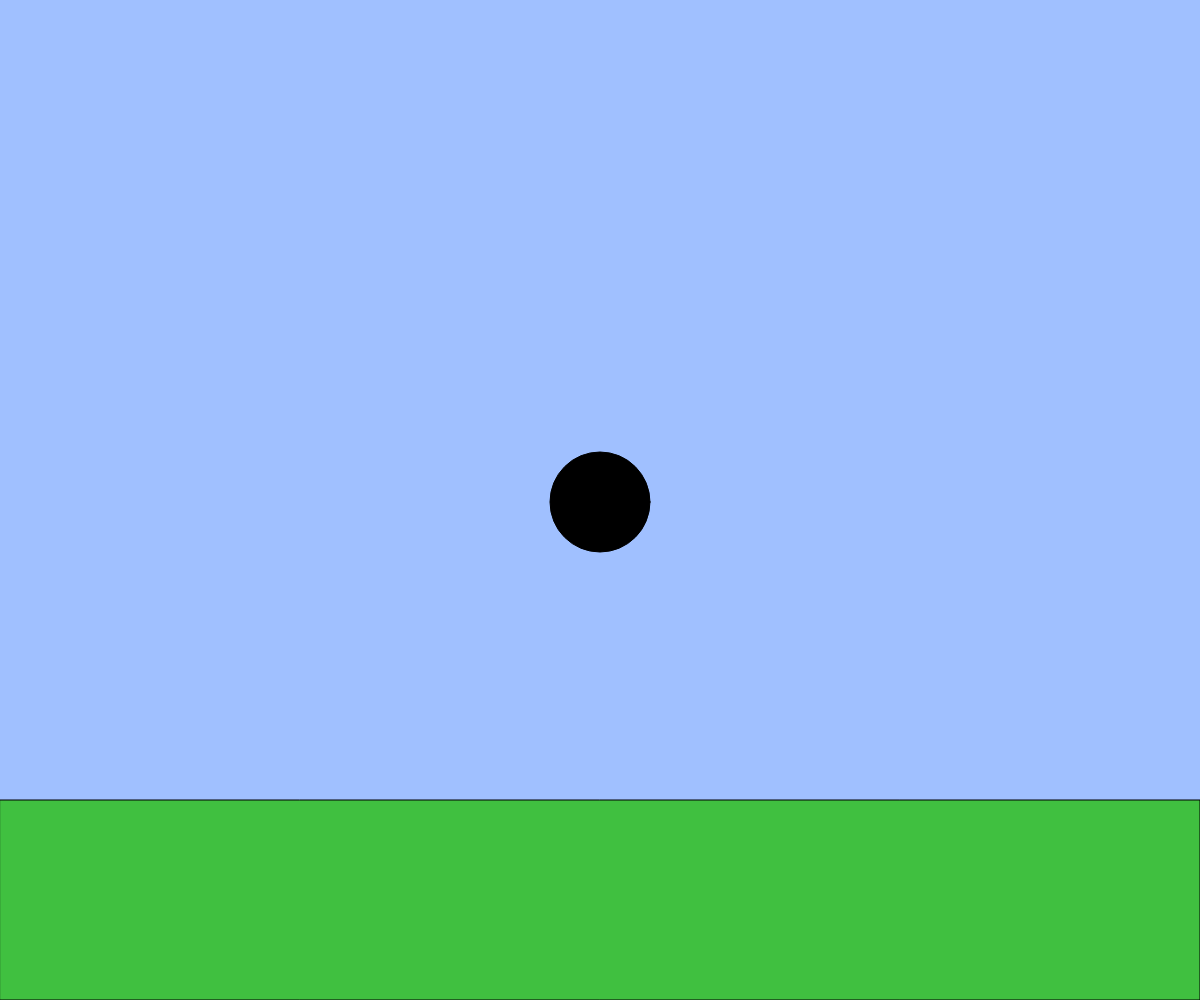
Frame 1 (no input)
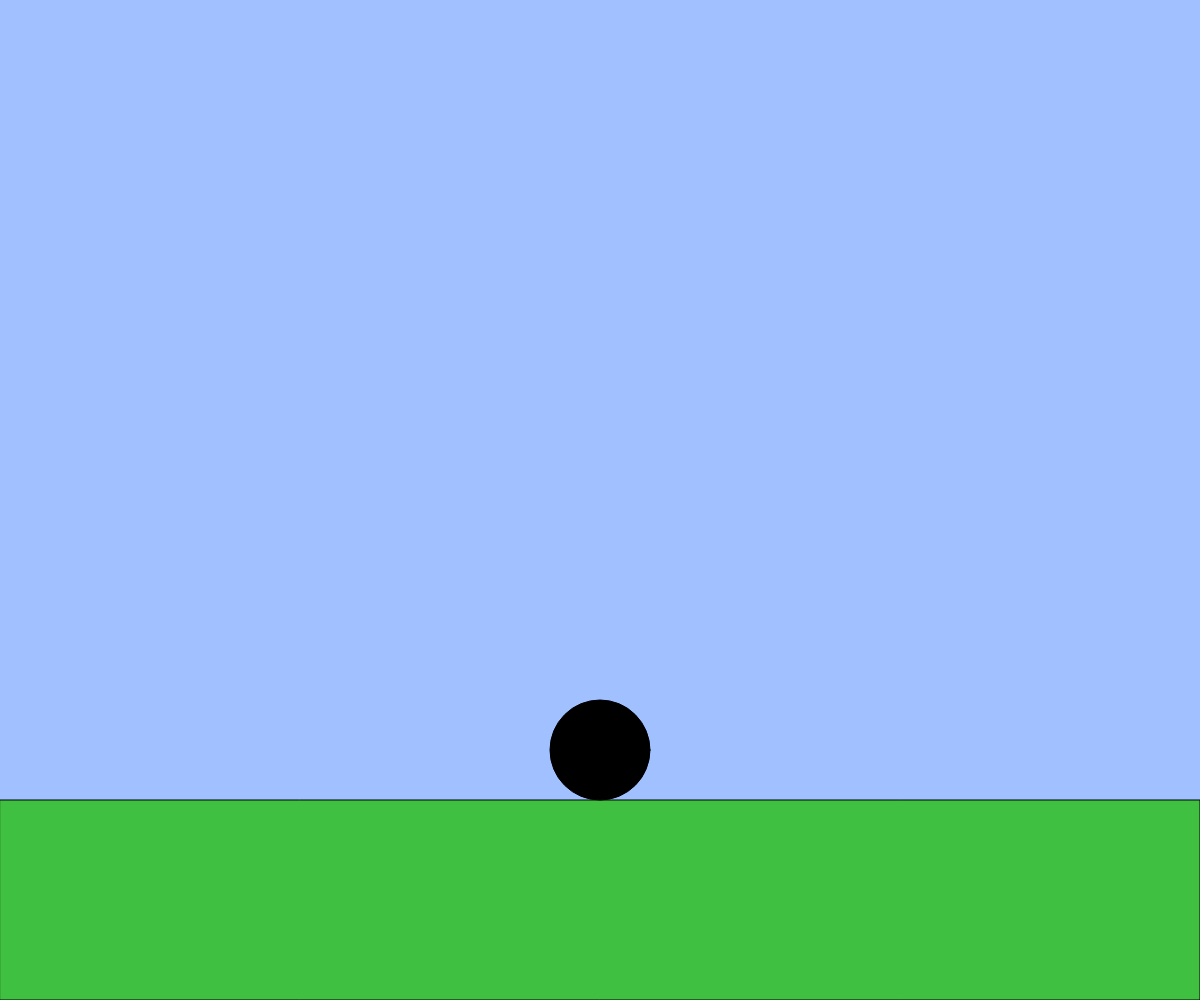
Frame 60 (no input)
Frame 120 (the mouse pressed at the canvas centre since frame 60): identical to frame 60, image omitted

The p5.js sketch that drew these frames (run headless with seeded random() and noise() and a simulated clock; from frame 60 on, the mouse is pressed at the canvas centre):

// p5.js sketch
// ── sketch.js
// 2D アニメーションゲームのようなインタラクション
let x, y;
let vx, vy;
const g = 1 ;
let size;
let groundY;

function setup(){
  createCanvas(windowWidth, windowHeight);
  x = width / 2;
  y = height / 2;
  vx = 0;
  vy = 0;
 size = height * 0.1; // キャラクターのサイズ
 groundY = height * 0.8;
}

function windowResized(){
  resizeCanvas(windowWidth, windowHeight);
}

function draw(){
  background(160, 192, 255);
  // 地面を描く
  groundY = height * 0.8;
  fill(64, 192, 64);
  rect(0, groundY, width, height - groundY);
  size = height * 0.1; // キャラクターのサイズ

  // BLANK[1] キャラクターの左右移動
  let speed = 5;
  //Shiftキーを押している間だけスピードアップ
  if (keyIsDown(SHIFT)) {
   speed = 10
  }

  if(keyIsDown(LEFT_ARROW)){
    vx = -speed ;
  } else if (keyIsDown (RIGHT_ARROW)){
    vx = speed ;
  } else {
      vx = 0;
    }

  // BLANK[2] 重力とジャンプ
  vy += g; //重力を加える
  y += vy; 

  //地面についたか判定
  if (y + size / 2 >= groundY) {
    y = groundY - size / 2;
     vy = 0;
  }

  // 速くなりすぎないように制限
   vx = constrain(vx, -20, 20);
  vy = constrain(vy, -20, 20);

  x = constrain (x, size / 2, width - size / 2 )
  y = constrain (y, size / 2, groundY - size / 2)

  // 位置を更新
  x += vx;
  y += vy;

  // キャラクターを描く
  fill(0);
  ellipse(x, y, size, size);
}

function keyPressed (){
  //スペースキーでジャンプ（空中ジャンプ不可）
  if (key === ' ' && (y + size / 2 >= groundY)){
    vy = -20; //ジャンプ力     
  }
}      
